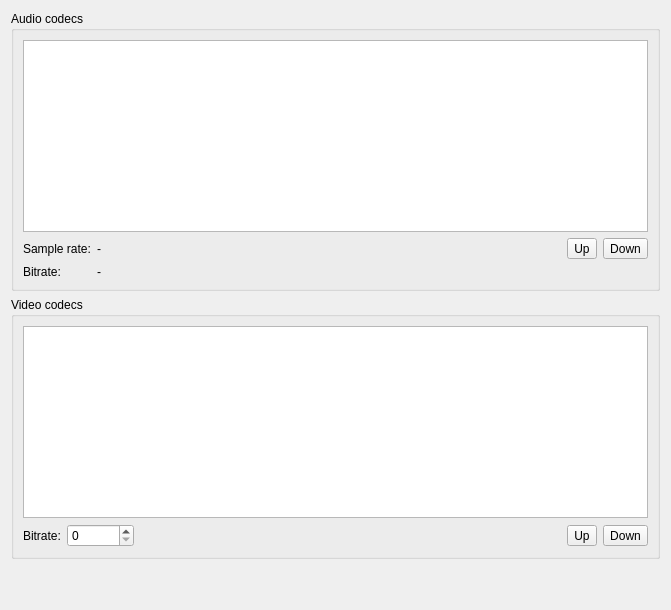
        <widget class="QWidget" name="tab_codec">
         <attribute name="title">
          <string>Codecs</string>
         </attribute>
         <layout class="QVBoxLayout" name="verticalLayout_5">
          <item>
           <widget class="QGroupBox" name="groupBox_5">
            <property name="title">
             <string>Audio codecs</string>
            </property>
            <layout class="QGridLayout" name="gridLayout_7">
             <item row="1" column="0">
              <widget class="QLabel" name="label_frequency">
               <property name="text">
                <string>Sample rate:</string>
               </property>
              </widget>
             </item>
             <item row="1" column="4">
              <widget class="QToolButton" name="button_audiocodecUp">
               <property name="toolTip">
                <string>Get this account up</string>
               </property>
               <property name="whatsThis">
                <string>By default, when you place a call, sflphone will use the first account in this list which is &quot;registered&quot;. Change the order of the accounts using the &quot;Up&quot; and &quot;Down&quot; arrows.</string>
               </property>
               <property name="text">
                <string comment="Move audio codec up">Up</string>
               </property>
               <property name="shortcut">
                <string notr="true">Up, PgUp</string>
               </property>
              </widget>
             </item>
             <item row="3" column="1">
              <widget class="QLabel" name="label_bitrate_value">
               <property name="text">
                <string>-</string>
               </property>
              </widget>
             </item>
             <item row="1" column="2">
              <spacer name="horizontalSpacer_6">
               <property name="orientation">
                <enum>Qt::Horizontal</enum>
               </property>
               <property name="sizeHint" stdset="0">
                <size>
                 <width>448</width>
                 <height>20</height>
                </size>
               </property>
              </spacer>
             </item>
             <item row="1" column="1">
              <widget class="QLabel" name="label_frequency_value">
               <property name="text">
                <string>-</string>
               </property>
              </widget>
             </item>
             <item row="0" column="0" colspan="6">
              <widget class="QListView" name="list_audiocodec"/>
             </item>
             <item row="3" column="0">
              <widget class="QLabel" name="label_bitrate">
               <property name="text">
                <string>Bitrate:</string>
               </property>
              </widget>
             </item>
             <item row="1" column="5">
              <widget class="QToolButton" name="button_audiocodecDown">
               <property name="toolTip">
                <string>Get this account down</string>
               </property>
               <property name="whatsThis">
                <string>By default, when you place a call, sflphone will use the first account in this list which is &quot;registered&quot;. Change the order of the accounts using the &quot;Up&quot; and &quot;Down&quot; arrows.</string>
               </property>
               <property name="text">
                <string comment="Move audio codec down">Down</string>
               </property>
               <property name="shortcut">
                <string notr="true">Down, PgDown</string>
               </property>
              </widget>
             </item>
            </layout>
           </widget>
          </item>
          <item>
           <widget class="QGroupBox" name="m_pVideoCodecGB">
            <property name="title">
             <string>Video codecs</string>
            </property>
            <layout class="QGridLayout" name="gridLayout_12">
             <item row="1" column="1">
              <widget class="QSpinBox" name="m_pBitrateSB">
               <property name="maximum">
                <number>100000</number>
               </property>
              </widget>
             </item>
             <item row="1" column="2">
              <spacer name="horizontalSpacer_11">
               <property name="orientation">
                <enum>Qt::Horizontal</enum>
               </property>
               <property name="sizeHint" stdset="0">
                <size>
                 <width>40</width>
                 <height>20</height>
                </size>
               </property>
              </spacer>
             </item>
             <item row="1" column="0">
              <widget class="QLabel" name="label">
               <property name="sizePolicy">
                <sizepolicy hsizetype="Minimum" vsizetype="Preferred">
                 <horstretch>0</horstretch>
                 <verstretch>0</verstretch>
                </sizepolicy>
               </property>
               <property name="text">
                <string>Bitrate:</string>
               </property>
              </widget>
             </item>
             <item row="1" column="4">
              <widget class="QToolButton" name="m_pVCodecDownPB">
               <property name="text">
                <string comment="Move video codec down">Down</string>
               </property>
              </widget>
             </item>
             <item row="1" column="3">
              <widget class="QToolButton" name="m_pVCodecUpPB">
               <property name="text">
                <string comment="Move video codec up">Up</string>
               </property>
              </widget>
             </item>
             <item row="0" column="0" colspan="5">
              <widget class="QListView" name="m_pCodecsLW"/>
             </item>
            </layout>
           </widget>
          </item>
          <item>
           <spacer name="verticalSpacer_2">
            <property name="orientation">
             <enum>Qt::Vertical</enum>
            </property>
            <property name="sizeHint" stdset="0">
             <size>
              <width>20</width>
              <height>40</height>
             </size>
            </property>
           </spacer>
          </item>
         </layout>
        </widget>
